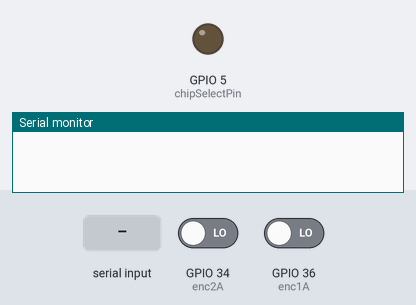
A sketch run on a simulated ESP32. On the bench: output pins drawn as LEDs (lit = HIGH), the last lines printed to the serial monitor. Inputs (shaded band) come from the test bench; at power-on: GPIO 34 (enc2A) LOW, GPIO 36 (enc1A) LOW. WiFi joins after 1.5 s; servers stay silent unless stated.

Above: at 0.0 s.
At 3.9 s:
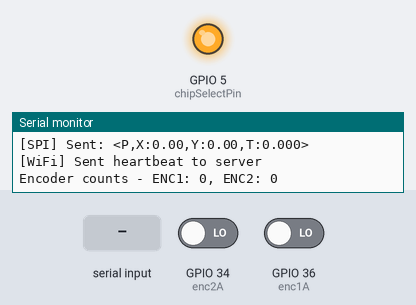
4.0 s: "1\n" received over Serial
5.5 s: "0\n" received over Serial
Timing chart, 0 to 8.5 s (numbered marks = the images above; inputs shaded):
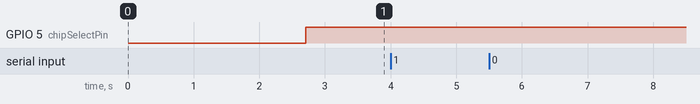

The sketch:

ESP32_Master_SPI_Test.ino
```cpp
#include <WiFi.h>
#include <SPI.h>

/**
 * ESP32 Master: Send framed commands to Mega Slave via SPI and heartbeat pose via WiFi/SPI
 */

// WiFi
const char* ssid = "codelab";//와이파이 이름
const char* password = "20380800";//pw
WiFiClient client; //클라이언트
const char* host = "192.168.0.70"; // PC IP Address (Update based on Get-NetIPAddress output)
const uint16_t port = 5000; // 포트번호

// SPI
const int chipSelectPin = 5; // chip select pin

// Encoder pins
const int enc1A = 36; // encoder 1 A pin
const int enc1B = 39; // encoder 1 B pin
const int enc2A = 34; // encoder 2 A pin
const int enc2B = 35; // encoder 2 B pin

// Globals
volatile long encoder1Count = 0;
volatile long encoder2Count = 0;

unsigned long lastSendTime = 0;
const unsigned long sendInterval = 500; // ms

// Robot constants
const float WHEEL_DIAMETER_MM = 65.0f;
const float GEAR_RATIO = 30.0f;
const int ENCODER_CPR = 11;
const float TICKS_PER_REV = (float)ENCODER_CPR * 2.0f * GEAR_RATIO; // 660
const float WHEEL_BASE_MM = 160.0f;

float posX = 0.0f, posY = 0.0f, posTheta = 0.0f;
long lastEnc1 = 0, lastEnc2 = 0;

const float PI_F = 3.14159265358979323846f;

// ISR
// ============== Interrupt Service Routines (ISR) with Debounce ==============
// 50us (0.05ms) 이내의 중복 신호는 노이즈로 간주하고 무시 (최대 약 20kHz 대역폭)
volatile unsigned long lastIsrTime1 = 0;
volatile unsigned long lastIsrTime2 = 0;
const unsigned long DEBOUNCE_US = 50;

void IRAM_ATTR isr1A() {
  unsigned long now = micros();
  // 이전 인터럽트로부터 일정 시간이 지나지 않았으면 무시
  if (now - lastIsrTime1 < DEBOUNCE_US) return;
  lastIsrTime1 = now;

  int a = digitalRead(enc1A);
  int b = digitalRead(enc1B);
  if (a == b) encoder1Count++;
  else encoder1Count--;
}

void IRAM_ATTR isr2A() {
  unsigned long now = micros();
  if (now - lastIsrTime2 < DEBOUNCE_US) return;
  lastIsrTime2 = now;

  int a = digitalRead(enc2A);
  int b = digitalRead(enc2B);
  if (a == b) encoder2Count++;
  else encoder2Count--;
}

void setup() {
  Serial.begin(115200);
  delay(1000);

  // WiFi connect (with timeout)
  Serial.printf("\nConnecting to WiFi: %s", ssid);
  WiFi.begin(ssid, password);
  unsigned long start = millis();
  while (WiFi.status() != WL_CONNECTED) {
    delay(500);
    Serial.print(".");
    if (millis() - start > 15000) {
      Serial.println("\nWiFi connect timeout. Continuing without WiFi.");
      break;
    }
  }
  if (WiFi.status() == WL_CONNECTED) {
    Serial.println("\nWiFi Connected!");
    Serial.print("Local IP: ");
    Serial.println(WiFi.localIP());

    // Connect to TCP Server
    Serial.print("Connecting to TCP Server: ");
    Serial.print(host);
    Serial.print(":");
    Serial.println(port);

    if (client.connect(host, port)) {
      Serial.println("TCP Connected!");
    } else {
      Serial.println("TCP Connection Failed!");
    }
  }

  // Encoder pins
  pinMode(enc1A, INPUT);
  pinMode(enc1B, INPUT);
  pinMode(enc2A, INPUT);
  pinMode(enc2B, INPUT);

  attachInterrupt(digitalPinToInterrupt(enc1A), isr1A, CHANGE);
  attachInterrupt(digitalPinToInterrupt(enc2A), isr2A, CHANGE);

  // SPI
  pinMode(chipSelectPin, OUTPUT);
  digitalWrite(chipSelectPin, HIGH);
  SPI.begin();

  Serial.println("\n=== ESP32 SPI Master Ready ===");
  Serial.println("Target: Mega 2560 Slave");
  Serial.println("Control via Serial Monitor (Input char to send)");
}

// SPI send (String)
void sendCommandString(const String &frame) {
  SPI.beginTransaction(SPISettings(100000, MSBFIRST, SPI_MODE0));
  digitalWrite(chipSelectPin, LOW);
  for (size_t i = 0; i < frame.length(); ++i) {
    SPI.transfer((uint8_t)frame[i]);
  }
  digitalWrite(chipSelectPin, HIGH);
  SPI.endTransaction();
  Serial.print("[SPI] Sent: ");
  Serial.println(frame);
}

// SPI send (C-string)
void sendCommandString(const char *frame) {
  SPI.beginTransaction(SPISettings(100000, MSBFIRST, SPI_MODE0));
  digitalWrite(chipSelectPin, LOW);
  size_t len = strlen(frame);
  for (size_t i = 0; i < len; ++i) {
    SPI.transfer((uint8_t)frame[i]);
  }
  digitalWrite(chipSelectPin, HIGH);
  SPI.endTransaction();
  Serial.print("[SPI] Sent: ");
  Serial.println(frame);
}

// Safe encoder read
void safeReadEncoders(long &e1, long &e2) {
  noInterrupts();
  e1 = encoder1Count;
  e2 = encoder2Count;
  interrupts();
}

// Update odometry using safe encoder copy
void updateOdometry() {
  long curE1, curE2;
  safeReadEncoders(curE1, curE2);

  long dE1 = curE1 - lastEnc1;
  long dE2 = curE2 - lastEnc2;
  lastEnc1 = curE1;
  lastEnc2 = curE2;

  if (TICKS_PER_REV == 0.0f || WHEEL_BASE_MM == 0.0f) return;

  float dD1 = ((float)dE1 / TICKS_PER_REV) * (PI_F * WHEEL_DIAMETER_MM);
  float dD2 = ((float)dE2 / TICKS_PER_REV) * (PI_F * WHEEL_DIAMETER_MM);
  float dS  = (dD1 + dD2) * 0.5f;
  float dT  = (dD2 - dD1) / WHEEL_BASE_MM;

  float midTheta = posTheta + dT * 0.5f;
  posX += dS * cosf(midTheta);
  posY += dS * sinf(midTheta);
  posTheta += dT;

  while (posTheta > PI_F) posTheta -= 2.0f * PI_F;
  while (posTheta < -PI_F) posTheta += 2.0f * PI_F;
}

// Safe pose read
void safeReadPose(float &x, float &y, float &t) {
  noInterrupts();
  x = posX;
  y = posY;
  t = posTheta;
  interrupts();
}

// Heartbeat: send pose via SPI and TCP (if connected)
void sendHeartbeat() {
  float x, y, th;
  safeReadPose(x, y, th);

  char buf[80];
  int n = snprintf(buf, sizeof(buf), "<P,X:%.2f,Y:%.2f,T:%.3f>", x, y, th);
  if (n > 0 && n < (int)sizeof(buf)) {
    // SPI
    sendCommandString(buf);
    // TCP
    if (client && client.connected()) {
      client.print(buf);
      client.print("\n");
      Serial.println("[WiFi] Sent heartbeat to server");
    } else {
      Serial.println("[WiFi] Not connected to server, skipping send");
    }
  } else {
    Serial.println("[ERROR] Heartbeat frame truncated or snprintf failed.");
  }
}

// ... (Global variables)
bool isTargetMode = false;

// ... (existing functions)

void loop() {
  uint32_t now = millis();

  // ... (WiFi/TCP logic)

  // Target Mode Logic (Check posX)
  if (isTargetMode) {
      if (posX >= 1000.0) {
          Serial.println("[Target] Reached X=1000mm! Stopping.");
          sendCommandString("<x>"); // Stop command
          isTargetMode = false;
      }
  }

  // Receive from TCP Server -> Send to Mega (SPI)
  if (client.connected() && client.available() > 0) {
    String tcpLine = client.readStringUntil('\n'); // Read line from server
    tcpLine.trim(); // Remove whitespace
    if (tcpLine.length() > 0) {
      Serial.print("[TCP] Recv: ");
      Serial.println(tcpLine);

      if (tcpLine == "1") {
          Serial.println("[CMD] Start Move to X=1000");
          // Reset X (Optional? Or just rely on current X?)
          // Usually we want to move +1000 from current, or absolute 1000?
          // Let's assume absolute X=1000 destination.
          // Or reset Pose to 0? Let's reset Pose for simplicity if needed.
          // For now, just send 'w' to start moving and enable target check.

          // Reset Pose (옵션: 1번 누를 때마다 0부터 다시 시작하려면 주석 해제)
          noInterrupts();
          posX = 0.0; posY = 0.0; posTheta = 0.0;
          encoder1Count = 0; encoder2Count = 0;
          lastEnc1 = 0; lastEnc2 = 0;
          interrupts();

          sendCommandString("<w>"); // Forward command
          isTargetMode = true;
      }
      else if (tcpLine.length() == 1) {
          char buf[16];
          snprintf(buf, sizeof(buf), "<%c>", tcpLine[0]);
          sendCommandString(buf);
          isTargetMode = false; // Manual command cancels target mode
      } else {
          sendCommandString(tcpLine);
          isTargetMode = false;
      }
      lastSendTime = now;
    }
  }

  // Serial input (Manual) : Same logic for '1' via Serial
  if (Serial.available() > 0) {
    char userCmd = Serial.read();
    if (userCmd != '\n' && userCmd != '\r') {
      Serial.print("[USER] Manual Input: ");
      Serial.println(userCmd);

      if (userCmd == '1') {
          Serial.println("[CMD] Start Move to X=1000");
          noInterrupts();
          posX = 0.0; posY = 0.0; posTheta = 0.0;
          encoder1Count = 0; encoder2Count = 0;
          lastEnc1 = 0; lastEnc2 = 0;
          interrupts();
          sendCommandString("<w>");
          isTargetMode = true;
      } else {
          char buf[16];
          snprintf(buf, sizeof(buf), "<%c>", userCmd);
          sendCommandString(buf);
          lastSendTime = now;
          isTargetMode = false;
      }
    }
  }

  // Update odometry
  updateOdometry();
// ...

  // Heartbeat
  if (now - lastSendTime >= sendInterval) {
    lastSendTime = now;
    sendHeartbeat();

    long e1, e2;
    safeReadEncoders(e1, e2);
    Serial.print("Encoder counts - ENC1: ");
    Serial.print(e1);
    Serial.print(", ENC2: ");
    Serial.println(e2);
  }

  yield();
}
```
